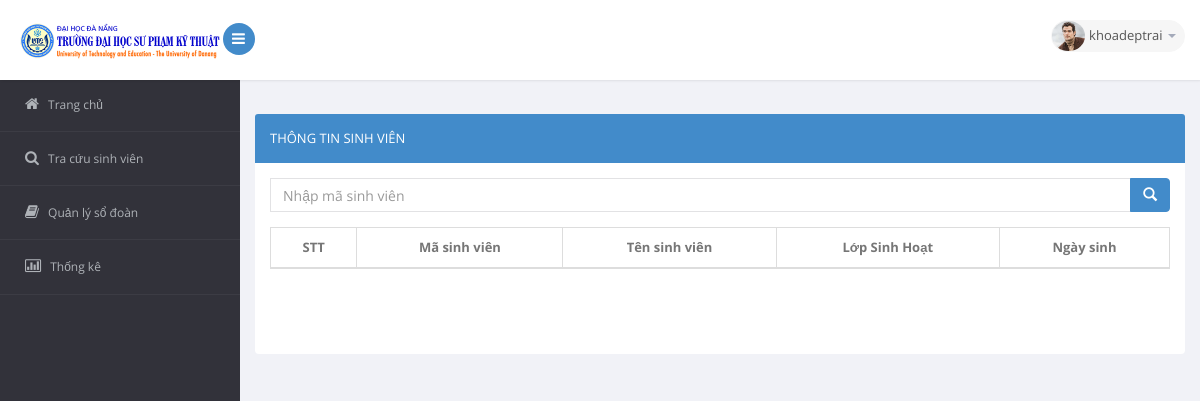
Page /tracuusinhvien/index.php (signed in) on the earlier database version.
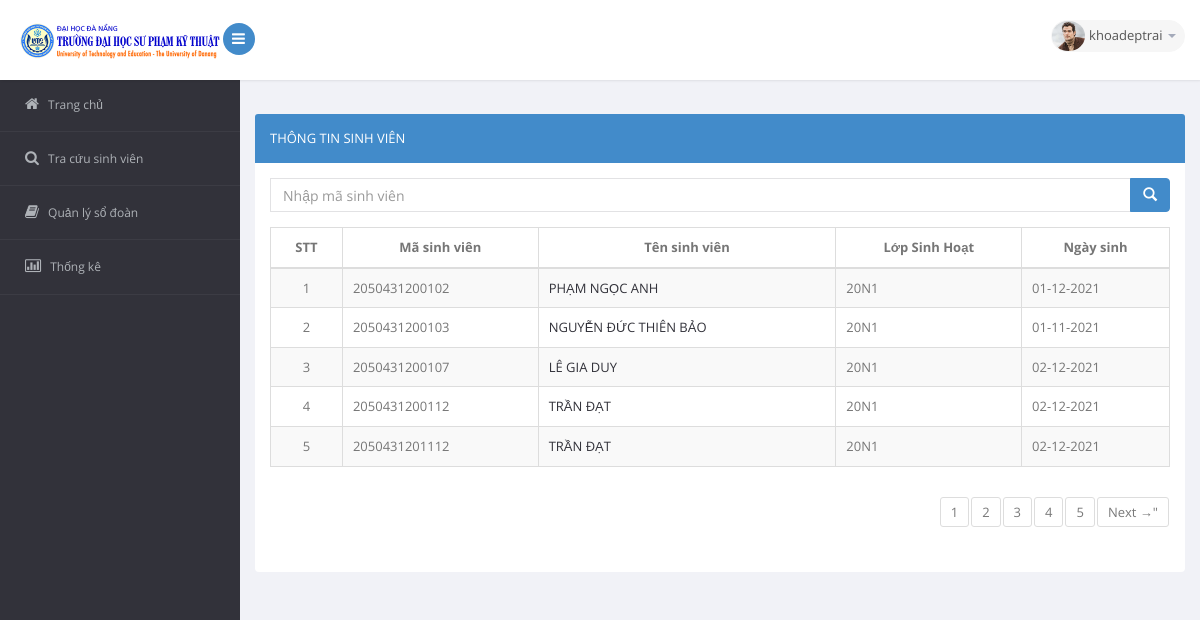
Same page on the later database version.
### tables this page shows
CREATE TABLE `sinhvien` (
  `idsv` int(11) NOT NULL,
  `masv` varchar(20) NOT NULL,
  `tensv` varchar(200) NOT NULL,
  `lopSH` varchar(10) NOT NULL,
  `ngaysinh` date NOT NULL
);

### model/SinhVien.php (called while the page is built, shortened)
<?php
function get_sinhvien($from, $sotin1trang) {
    global $db;
    $query = 'SELECT * FROM sinhvien LIMIT '.$from.','.$sotin1trang;
    $statement = $db->prepare($query);
    $statement->execute();
    $list_sv = $statement->fetchAll();
    return $list_sv;
}
function get_Intsinhvien() {
    global $db;
    $query = 'SELECT * FROM sinhvien';
    $statement = $db->prepare($query);
    $statement->execute();
    $list_sv = $statement->fetchAll();
    $sl = sizeof($list_sv);
    return $sl;
}
?>

### tracuusinhvien/danhsachsv.php (the view, shortened to what this page needs)
<section id="main-content">
    <section class="wrapper">
        <div class="row">
            <div class="col-sm-12">
                <section class="panel panel-primary">
                    <header class="panel-heading">
                        Thông tin sinh viên
                    </header>
                    <div class="panel-body">
                        <form action="index.php" method="get">
                            <div class="input-group m-bot15">
                                <input type="text" name="findid" class="form-control" placeholder="Nhập mã sinh viên">
                                <span class="input-group-btn">
                                    <button class="btn btn-primary" type="submit"><i class="glyphicon glyphicon-search"></i></button>
                                </span>
                            </div>
                        </form>
                        <section id="unseen">
                            <table class="table table-bordered table-striped table-condensed">
                                <thead>
                                    <tr>
                                        <th>STT</th>
                                        <th>Mã sinh viên</th>
                                        <th>Tên sinh viên</th>
                                        <th>Lớp Sinh Hoạt</th>
                                        <th>Ngày sinh</th>
                                    </tr>
                                </thead>
                                <tbody>
                                    <?php $i = $batdau + 1; ?>
                                    <?php foreach ($list_sv as $sv) : ?>
                                        <tr>
                                            <td><?php echo $i ?></td>
                                            <td><?php echo $sv['masv']; ?></td>
                                            <td>
                                                <a href="?action=view_sv&amp;findid=<?php echo $sv['idsv']; ?>">
                                                    <?php echo htmlspecialchars($sv['tensv']); ?>
                                                </a>
                                            </td>
                                            <td><?php echo $sv['lopSH']; ?></td>
                                            <td><?php echo date('d-m-Y',strtotime($sv['ngaysinh'])); ?></td>
                                            <?php $i = $i + 1; ?>
                                        </tr>
                                    <?php endforeach; ?>
                                </tbody>
                            </table>
                            <div class="dataTables_paginate paging_bootstrap pagination">
                                <ul>
                                    <?php
                                    for ($t = 1; $t <= $sotrang; $t++) {
                                        echo '<li><a href="index.php?page=' . $t . '">' . $t . '</a></li>';
                                    }
                                    if ($_GET['page'] < $sotrang) {
                                        echo '<li class="next"><a href="index.php?page=' . ($_GET['page'] + 1) . '">Next →"</a></li>';
                                    }
                                    ?>
                                </ul>
                            </div>
                        </section>
                    </div>
                </section>
            </div>
        </div>
    </section>

Differences in the rows shown:
added sinhvien: masv "2050431200102", tensv "PHẠM NGỌC ANH", lopSH "20N1", ngaysinh "01-12-2021"
added sinhvien: masv "2050431200103", tensv "NGUYỄN ĐỨC THIÊN BẢO", lopSH "20N1", ngaysinh "01-11-2021"
added sinhvien: masv "2050431200107", tensv "LÊ GIA DUY", lopSH "20N1", ngaysinh "02-12-2021"
added sinhvien: masv "2050431200112", tensv "TRẦN ĐẠT", lopSH "20N1", ngaysinh "02-12-2021"
added sinhvien: masv "2050431201112", tensv "TRẦN ĐẠT", lopSH "20N1", ngaysinh "02-12-2021"
Other differences:
new list line: "1"
new list line: "2"
new list line: "3"
new list line: "4"
new list line: "5"
text now shown: "Next →\""
